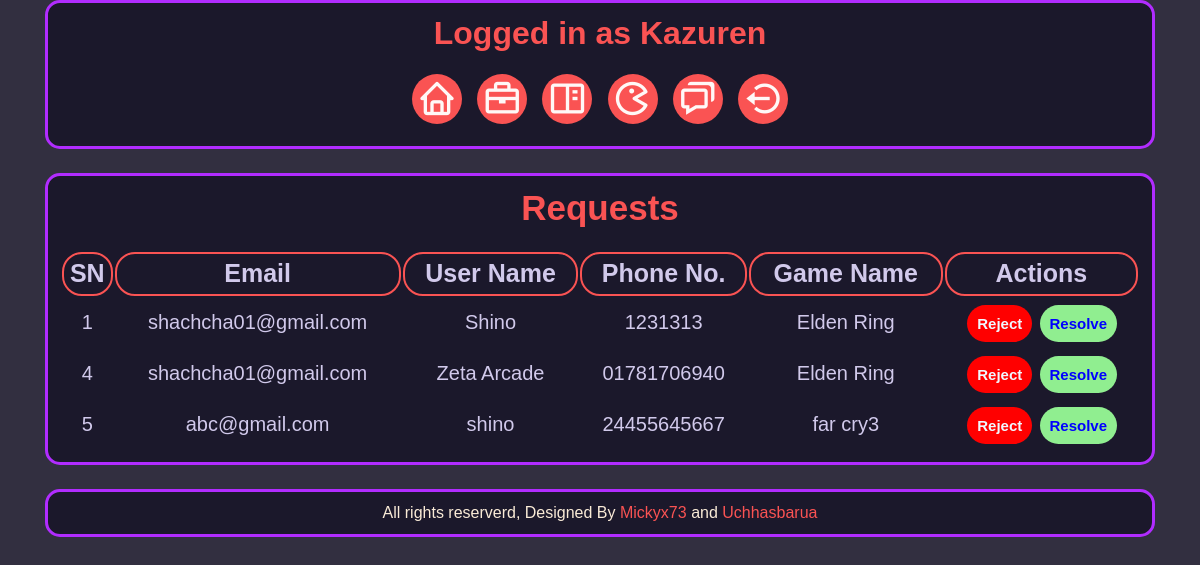
The app's page /admin/requests.php (signed in) with its own data.
### tables this page shows
CREATE TABLE `preorder` (
  `id` int(11) NOT NULL,
  `email` varchar(100) NOT NULL,
  `gamename` varchar(100) NOT NULL,
  `phonenumber` varchar(100) NOT NULL,
  `name` varchar(100) NOT NULL
);

### admin/functions.php (called while the page is built, shortened)
<?php
function check_login($con)
{
	if(isset($_SESSION['user_id']))
	{
		$id = $_SESSION['user_id'];
		$query = "select * from login where id = '$id' limit 1";
		$result = mysqli_query($con,$query);
		if($result && mysqli_num_rows($result) > 0)
		{
			$user_data = mysqli_fetch_assoc($result);
			return $user_data;
		}
	}
	die;
}

### admin/requests.php (the view, shortened to what this page needs)
<?php
  include("connection.php");
  include("functions.php");
  $user_data = check_login($con);
?>
<html>
<head>
    <link href="https://unpkg.com/boxicons@2.1.2/css/boxicons.min.css" rel="stylesheet" />
    <link rel="stylesheet"
        href="https://cdn.jsdelivr.net/npm/@fortawesome/fontawesome-free@6.1.2/css/fontawesome.min.css" />
    <link rel="stylesheet" href="../css/admin.css">
</head>
<body>
    <div class="menu text-align-center">
        <div class="wrapper container">
        <div class="Loggedin">
               <h1>Logged in as <?php echo $user_data['username']; ?></h1>
            </div>
            <ul>
               <li><a href="index.php"><i class="bx bx-home"></i></a></li>
               <li><a href="manage-admin.php"><i class='bx bx-briefcase'></i></a></li>
               <li><a href="manage-catagory.php"><i class='bx bx-book-content'></i></a></li>
               <li><a href="manage-games.php"><i class='bx bx-game'></i></a></li>
               <li><a href="requests.php"><i class='bx bx-chat'></i></a></li>
               <li><a href="logout.php"><i class='bx bx-log-out-circle'></i></a></li>
            </ul>
        </div>
    </div>
    <div class="main-content">
        <div class="wrapper container text-align-center">
            <h1><strong>Requests</strong></h1>
            <table class="tbl-full text-align-center">
                <tr>
                    <th>SN</th>
                    <th>Email</th>
                    <th>User Name</th>
                    <th>Phone No.</th>
                    <th>Game Name</th>
                    <th>Actions</th>
                </tr>
                <?php
                $sql = "SELECT * FROM preorder";
                $res = mysqli_query($con, $sql);
                if ($res == TRUE) {
                    $rows = mysqli_num_rows($res);
                    if ($rows > 0) {
                        while ($rows = mysqli_fetch_assoc($res)) {
                            $sn = $rows['id'];
                            $email = $rows['email'];
                            $gamename = $rows['gamename'];
                            $contact = $rows['phonenumber'];
                            $name =$rows['name'];
                ?>
                            <tr>
                                <td><?php echo $sn++; ?></td>
                                <td><?php echo $email; ?></td>
                                <td><?php echo $name; ?></td>
                                <td><?php echo $contact; ?></td>
                                <td><?php echo $gamename; ?></td>
                                <td>
                                    <a href="" class="btn-primary del">Reject</a>
                                    <a href="#" class="btn-primary gre">Resolve</a>
                                </td>
                            </tr>
                <?php
                        }
                    } else {
                    }
                } else {
                }
                ?>
            </table>
        </div>
    </div>
    <div class="footer">
        <div class="wrapper container text-align-center">
        <p>All rights reserverd, Designed By <a href="https://github.com/Mickyx73">Mickyx73</a>  and <a href="https://github.com/uchhasbarua">Uchhasbarua</a> </p>
        </div>
    </div>
</body>
</html>

### css/admin.css (style rules this page uses)
* { margin: 0; padding: 0; font-family: Arial, Helvetica, sans-serif; }
body { background-color: #322f40; }
.text-align-center { text-align: center; }
.wrapper { border: 1px solid black; padding: 1%; width: 80%; margin: 0 auto; }
.wrapper h1 { margin-bottom: 2%; }
.container { width: 90%; border: 3px solid #b12cff; background-color: #1b182b; margin: 0 auto; padding: 1%; border-radius: 15px; margin-bottom: 2%; }
.menu ul { list-style: none; margin-top: 1%; margin-bottom: 1%; vertical-align: middle; }
.loggedin h1 { color: #fa5353; }
.menu ul li { display: inline; padding: 0.5%; }
.menu ul li a { color: rgb(255, 248, 247); text-decoration: none; }
.menu ul li a i { font-size: 40px; background-color: #fa5353; border-radius: 50%; padding: 5px; }
.main-content strong { color: #fa5353; font-size: 35px; }
.tbl-full { width: 100%; color: #d1c9eb; margin-top: 2%; }
table tr th { border: 2px solid #fa5353; font-size: 25px; margin-top: 2%; padding: 0.5%; text-align: center; border-radius: 20px; }
table tr td { font-size: 20px; padding: 1.2%; }
.main-content table tr { margin: 10px; }
.btn-primary { color: aliceblue; cursor: pointer; margin-left: 1%; padding: 1%; border: none; border-radius: 25px; font-weight: bold; padding: 10px; margin-bottom: 1%; text-decoration: none; }
.del { background-color: red; font-size: 15px; }
.gre { background-color: lightgreen; font-size: 15px; color: blue; }
.footer p { color: antiquewhite; }
.footer { width: 100%; }
.footer a { text-decoration: none; color: #fa5353; }

### records on screen
preorder: email "shachcha01@gmail.com", name "Shino", phonenumber "1231313", gamename "Elden Ring"
preorder: email "shachcha01@gmail.com", name "Zeta Arcade", phonenumber "01781706940", gamename "Elden Ring"
preorder: email "abc@gmail.com", name "shino", phonenumber "24455645667", gamename "far cry3"

### other values on screen
$user_data['username'] "Kazuren"
